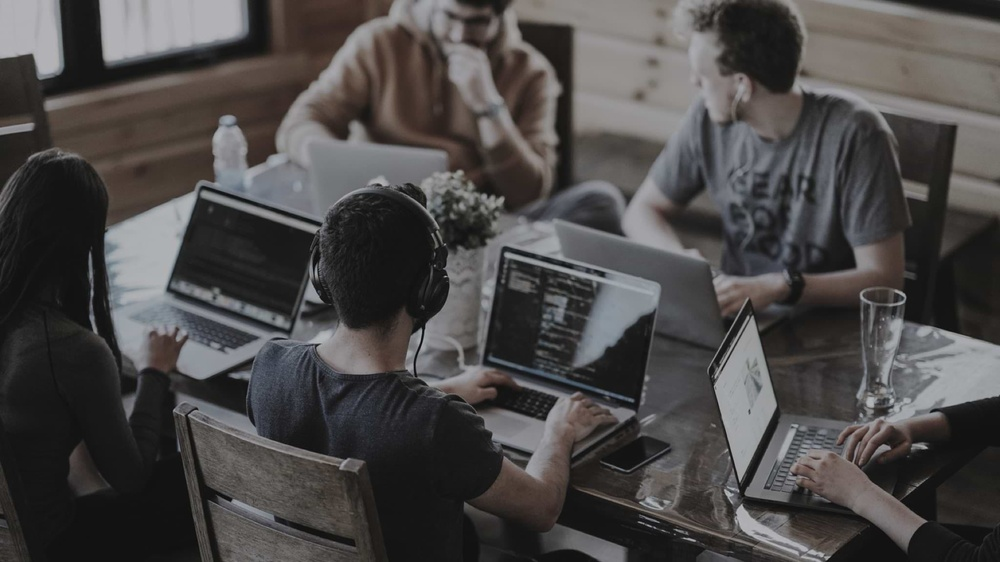
#> input picture Computer/Open PRO/Home - Open PRO_files/hero-image-01.jpg, 1000 x 562 px, shrunk from 2048 x 1152 before the run
$ python object_detector.py
#> lines starting #> are read from the running program, lines starting #| are printed output that depends on the picture; after the words box and inside, x2 and y2 are one past the last pixel; in counts of white or black regions, pixels touching at a corner belong together
#> the answer given: ../Open PRO/Home - Open PRO_files/hero-image-01.jpg
import cv2
import numpy as np
from pathlib import Path

class SimpleObjectDetector:
    def __init__(self):
        """Initialize the detector with pre-trained models"""
        print("🚀 Initializing Object Detector...")

        # Load pre-trained Haar Cascade models (these come with OpenCV!)
        self.face_cascade = cv2.CascadeClassifier(
            cv2.data.haarcascades + 'haarcascade_frontalface_default.xml'
        )
        self.eye_cascade = cv2.CascadeClassifier(
            cv2.data.haarcascades + 'haarcascade_eye.xml'
        )

        print("✅ Detector ready!")

    def detect_objects(self, image_path):
        """Detect faces and eyes in an image"""
        print(f"\n📸 Loading image: {image_path}")

        # Read the image
        img = cv2.imread(image_path)
#> img is the input picture: shape (562, 1000, 3); mean B, G, R 72.1, 72.6, 74.9

        if img is None:
            print("❌ Error: Could not load image. Check the file path!")
            return None

        # Convert to grayscale (AI models work better with grayscale)
        gray = cv2.cvtColor(img, cv2.COLOR_BGR2GRAY)

        # Detect faces
        print("🔍 Detecting faces...")
        faces = self.face_cascade.detectMultiScale(
            gray,
            scaleFactor=1.1,  # How much to reduce image size at each scale
            minNeighbors=5,   # How many neighbors each candidate should have
            minSize=(30, 30)  # Minimum object size
        )
#> faces = [[126, 117, 405, 405]]

        print(f"✅ Found {len(faces)} face(s)!")
#| ✅ Found 1 face(s)!

        # Draw rectangles around faces and detect eyes
        for (x, y, w, h) in faces:
            # Draw blue rectangle around face
            cv2.rectangle(img, (x, y), (x+w, y+h), (255, 0, 0), 2)
            cv2.putText(img, 'Face', (x, y-10),
                       cv2.FONT_HERSHEY_SIMPLEX, 0.9, (255, 0, 0), 2)

            # Detect eyes within the face region
            roi_gray = gray[y:y+h, x:x+w]
            roi_color = img[y:y+h, x:x+w]

            eyes = self.eye_cascade.detectMultiScale(roi_gray)

            for (ex, ey, ew, eh) in eyes:
                # Draw green rectangle around eyes
                cv2.rectangle(roi_color, (ex, ey), (ex+ew, ey+eh), (0, 255, 0), 2)
#> this loop made 1 pass
#> pass 1, in detect_objects, `roi_gray = gray[y:y+h, x:x+w]`:
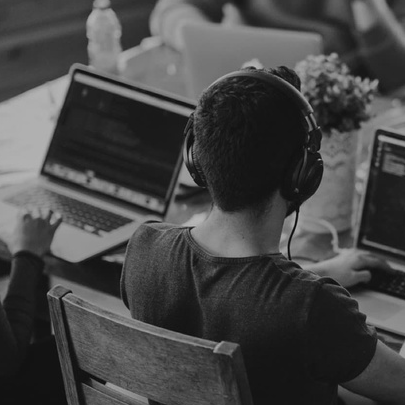
#> roi_gray: shape (405, 405); min 7, max 185, mean 70.4
#> after the loop:
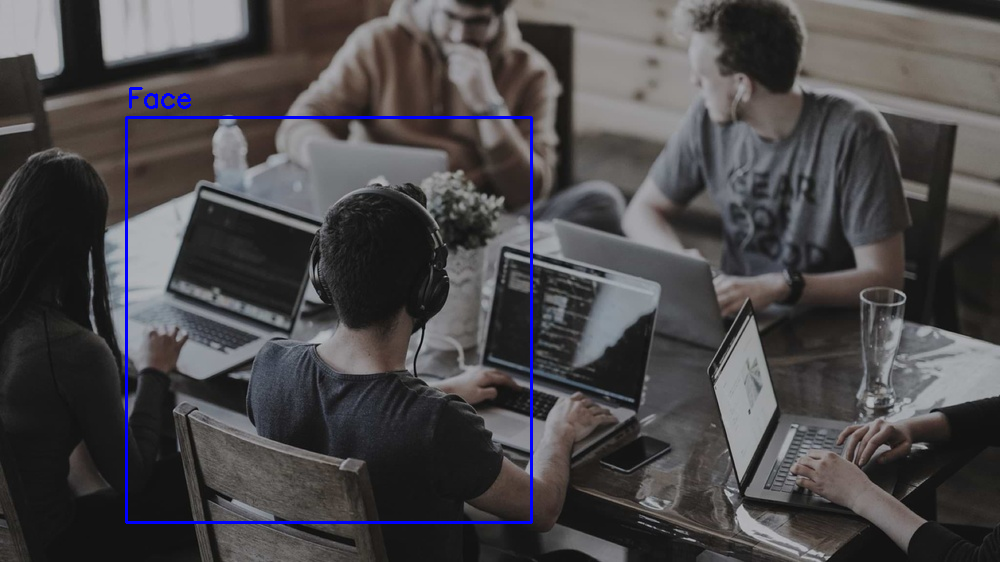
#> img: shape (562, 1000, 3); 0.95% of pixels changed, all inside (x1, y1, x2, y2) = (125, 87, 533, 524)

        return img

    def process_and_save(self, image_path, output_path='output_detected.jpg'):
        """Process image and save result"""
        result = self.detect_objects(image_path)

        if result is not None:
            # Save the result
            cv2.imwrite(output_path, result)
            print(f"💾 Result saved to: {output_path}")

            # Display the result
            cv2.imshow('Object Detection Result', result)
            print("\n👀 Showing result... Press any key to close the window")
            cv2.waitKey(0)
            cv2.destroyAllWindows()

            return True
        return False


def main():
    """Main function to run the detector"""
    print("=" * 60)
    print("   WELCOME TO YOUR OBJECT DETECTION SYSTEM v1.0")
    print("=" * 60)

    # Create detector
    detector = SimpleObjectDetector()

    # Get image path from user
    print("\n📁 Enter the path to your image file:")
    print("   (Example: C:/Users/YourName/Pictures/photo.jpg)")
    print("   (Or just drag and drop the image file here)")
    image_path = input("\nImage path: ").strip().strip('"').strip("'")

    if not Path(image_path).exists():
        print("\n❌ Error: File not found! Please check the path and try again.")
        return

    # Process the image
    detector.process_and_save(image_path)

    print("\n" + "=" * 60)
    print("   DETECTION COMPLETE! Check output_detected.jpg")
    print("=" * 60)
    print("\n💡 NEXT STEPS:")
    print("   1. Try with different images")
    print("   2. Share any errors you get - we'll fix them together!")
    print("   3. Ready for Phase 2? Tell me and we'll add more features!")


if __name__ == "__main__":
    main()

$ run again, on Computer/Open PRO/Home - Open PRO_files/testimonial-02.jpg
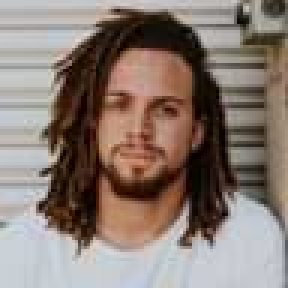
#> input picture Computer/Open PRO/Home - Open PRO_files/testimonial-02.jpg, 96 x 96 px (shown 3 times larger)
#> in detect_objects, img is the input picture: shape (96, 96, 3); mean B, G, R 114.3, 122.4, 137.3
#> in detect_objects, `gray = cv2.cvtColor(img, cv2.COLOR_BGR2GRAY)`:
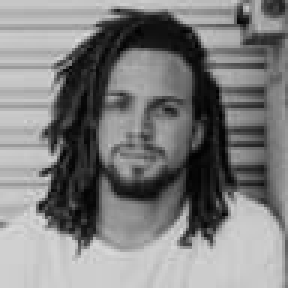
#> gray: shape (96, 96) (shown 3 times larger); min 1, max 218, mean 126
#> faces = [[25, 18, 46, 46]]
#| ✅ Found 1 face(s)!
#> the loop in detect_objects, `for (x, y, w, h) in faces:` made 1 pass
#> after the loop in detect_objects, `for (x, y, w, h) in faces:`:
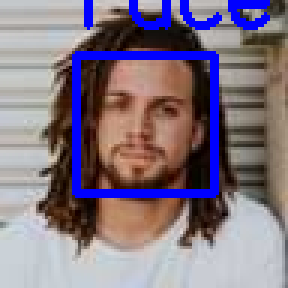
#> img: shape (96, 96, 3) (shown 3 times larger); 8.65% of pixels changed, all inside (x1, y1, x2, y2) = (24, 0, 90, 66)
